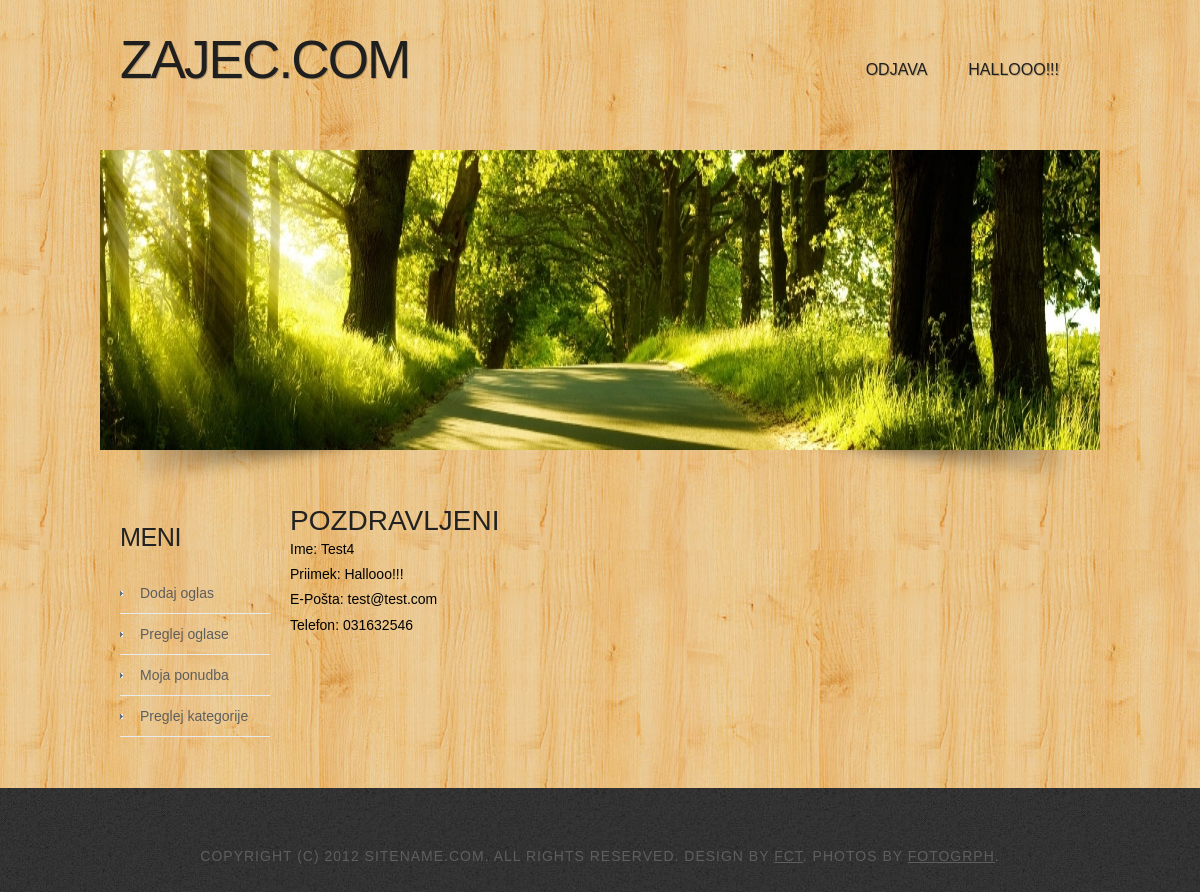
/ (signed in), run on the app's committed database.
### tables this page shows
CREATE TABLE `users` (
  `id` int(11) NOT NULL,
  `first_name` varchar(50) DEFAULT NULL,
  `last_name` varchar(100) NOT NULL,
  `email` varchar(50) NOT NULL,
  `pass` varchar(50) NOT NULL,
  `phone` varchar(20) DEFAULT NULL,
  `admin` boolean NOT NULL DEFAULT false
);

### index.php (the view)
<?php
    include_once 'header.php';
    include_once 'database.php';
?>
<h1>Pozdravljeni</h1>
<p>
<?php
    $sql = "SELECT * FROM users WHERE id=".$_SESSION['user_id'];
    $query = mysqli_query($conn, $sql);
    $result = mysqli_fetch_array($query);
    echo "Ime: ".$result['first_name'].'<br />';
    echo "Priimek: ".$result['last_name'].'<br />';
    echo "E-Pošta: ".$result['email'].'<br />';
    echo "Telefon: ".$result['phone'].'<br />';
?>
</p>
<?php
    include_once 'nav_menu.php';
    include_once 'footer.php';
?>

### css/style.css (style rules this page uses)
body { margin: 0; padding: 0; background: #050505 url(../images/img01.jpg) repeat; font-family: Arial, Helvetica, sans-serif; font-size: 14px; color: black; }
h1, h2, h3 { margin: 0; padding: 0; text-transform: uppercase; font-weight: normal; font-family: 'Oswald', sans-serif; font-weight: 200; color: #222222; }
h1 { font-size: 2em; }
p, ul, ol { margin-top: 0; line-height: 180%; }

### data on the page
users: first_name "Test4", last_name "Hallooo!!!", email "test@test.com", phone "031632546"

### other printed values
$_SESSION['name'] "HALLOOO!!!"
